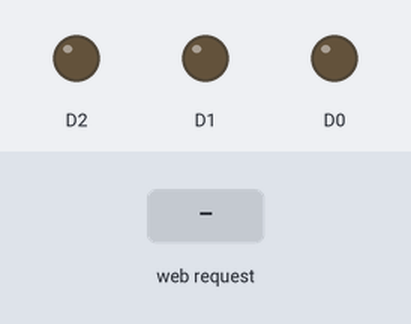
Simulated run of this program. Board: ESP8266 (NodeMCU). Parts: output pins drawn as LEDs (lit = HIGH). The inputs (shaded band) are chosen by the test bench. WiFi joins after 1.5 s; servers stay silent unless stated; what the program prints to the serial monitor is not drawn.

Above: at 2.7 s.
2.8 s: HTTP request GET /gpio/r received
At 3.8 s:
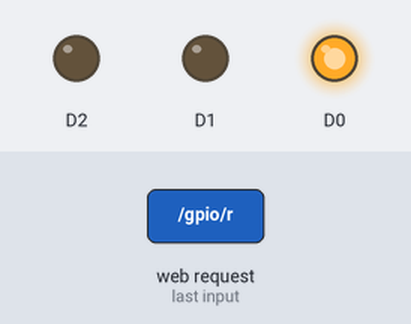
4.3 s: HTTP request GET /gpio/y received
At 4.9 s:
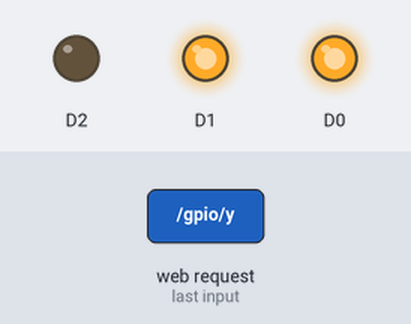
5.8 s: HTTP request GET /gpio/g received
At 7.2 s:
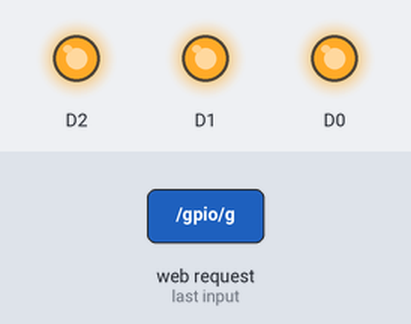
Timing chart, 0 to 8.8 s (numbered marks = the images above; inputs shaded):
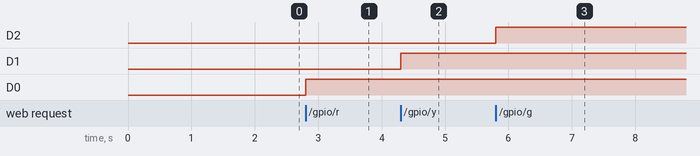

The program:

main.cpp
```cpp
/*
    This sketch demonstrates how to set up a simple HTTP-like server.
    The server will set a GPIO pin depending on the request
      http://server_ip/gpio/0 will set the GPIO2 low,
      http://server_ip/gpio/1 will set the GPIO2 high
    server_ip is the IP address of the ESP8266 module, will be
    printed to Serial when the module is connected.
*/

#include <ESP8266WiFi.h>

#ifndef STASSID
#define STASSID "Lucas iphone 13"
#define STAPSK "12345678"
#endif

const char *ssid = STASSID;
const char *password = STAPSK;

// Create an instance of the server
// specify the port to listen on as an argument
WiFiServer server(80);
int valr;
int valg;
int valy;
void setup()
{
  Serial.begin(115200);

  // prepare LED
  pinMode(D0, OUTPUT);
  pinMode(D1, OUTPUT);
  pinMode(D2, OUTPUT);

  digitalWrite(D0, 0);
  digitalWrite(D1, 0);
  digitalWrite(D2, 0);

  valr = 0;
  valg = 0;
  valy = 0;

  // Connect to WiFi network
  Serial.println();
  Serial.println();
  Serial.print(F("Connecting to "));
  Serial.println(ssid);

  WiFi.mode(WIFI_STA);
  WiFi.begin(ssid, password);

  while (WiFi.status() != WL_CONNECTED)
  {
    delay(500);
    Serial.print(F("."));
  }
  Serial.println();
  Serial.println(F("WiFi connected"));

  // Start the server
  server.begin();
  Serial.println(F("Server started"));

  // Print the IP address
  Serial.println(WiFi.localIP());
}

void loop()
{
  // Check if a client has connected
  WiFiClient client = server.accept();
  if (!client)
  {
    return;
  }
  Serial.println(F("new client"));

  client.setTimeout(5000); // default is 1000

  // Read the first line of the request
  String req = client.readStringUntil('\r');
  Serial.println(F("request: "));
  Serial.println(req);

  // Match the request

  if (req.indexOf(F("/gpio/0")) != -1)
  {
    valr = 0;
    valy = 0;
    valg = 0;
  }
  else if (req.indexOf(F("/gpio/r")) != -1)
  {
    valr = 1;
  }
  else if (req.indexOf(F("/gpio/y")) != -1)
  {
    valy = 1;
  }
  else if (req.indexOf(F("/gpio/g")) != -1)
  {
    valg = 1;
  }
  else
  {
    Serial.println(F("invalid request"));
    valr = digitalRead(D0);
  }

  // Set LED according to the request
  digitalWrite(D0, valr);
  digitalWrite(D1, valy);
  digitalWrite(D2, valg);

  // read/ignore the rest of the request
  // do not client.flush(): it is for output only, see below
  while (client.available())
{
  // byte by byte is not very efficient
  client.read();
}

  // Send the response to the client
  // it is OK for multiple small client.print/write,
  // because nagle algorithm will group them into one single packet
  client.print(F("HTTP/1.1 200 OK\r\nContent-Type: text/html\r\n\r\n<!DOCTYPE HTML>\r\n<html>\r\nGPIO is now "));
  client.print((valr) ? F("high") : F("low"));
  client.print(F("<br><br>Click <a href='http://"));
  client.print(WiFi.localIP());
  client.print(F("/gpio/r'>here</a> RED On, or <a href='http://"));
  client.print(WiFi.localIP());
  client.print(F("/gpio/y'>here</a> YELLOW ON, or <a href='http://"));
  client.print(WiFi.localIP());
  client.print(F("/gpio/g'>here</a> GREEN ON, or <a href='http://"));
  client.print(WiFi.localIP());
  client.print(F("/gpio/0'>here</a> to switch LED GPIO off.</html>"));

  // The client will actually be *flushed* then disconnected
  // when the function returns and 'client' object is destroyed (out-of-scope)
  // flush = ensure written data are received by the other side
  Serial.println(F("Disconnecting from client"));
}
```

Measured:
- after the input at 2.8 s, D0: LOW → HIGH at once
- after the input at 4.3 s, D1: LOW → HIGH at once
- after the input at 5.8 s, D2: LOW → HIGH at once
